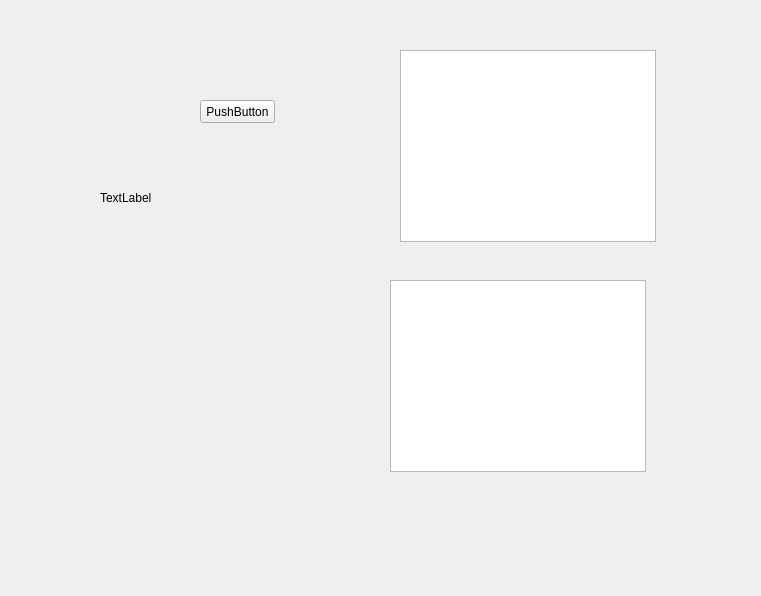
<?xml version="1.0" encoding="UTF-8"?>
<ui version="4.0">
 <class>TestForm</class>
 <widget class="QWidget" name="TestForm">
  <property name="geometry">
   <rect>
    <x>0</x>
    <y>0</y>
    <width>761</width>
    <height>596</height>
   </rect>
  </property>
  <property name="windowTitle">
   <string>Form</string>
  </property>
  <widget class="QPushButton" name="pushButton">
   <property name="geometry">
    <rect>
     <x>200</x>
     <y>100</y>
     <width>75</width>
     <height>23</height>
    </rect>
   </property>
   <property name="text">
    <string>PushButton</string>
   </property>
  </widget>
  <widget class="QLabel" name="label">
   <property name="geometry">
    <rect>
     <x>100</x>
     <y>190</y>
     <width>221</width>
     <height>16</height>
    </rect>
   </property>
   <property name="text">
    <string>TextLabel</string>
   </property>
  </widget>
  <widget class="QTableView" name="tableView">
   <property name="geometry">
    <rect>
     <x>400</x>
     <y>50</y>
     <width>256</width>
     <height>192</height>
    </rect>
   </property>
  </widget>
  <widget class="QTreeView" name="treeView">
   <property name="geometry">
    <rect>
     <x>390</x>
     <y>280</y>
     <width>256</width>
     <height>192</height>
    </rect>
   </property>
  </widget>
 </widget>
 <resources/>
 <connections/>
</ui>
